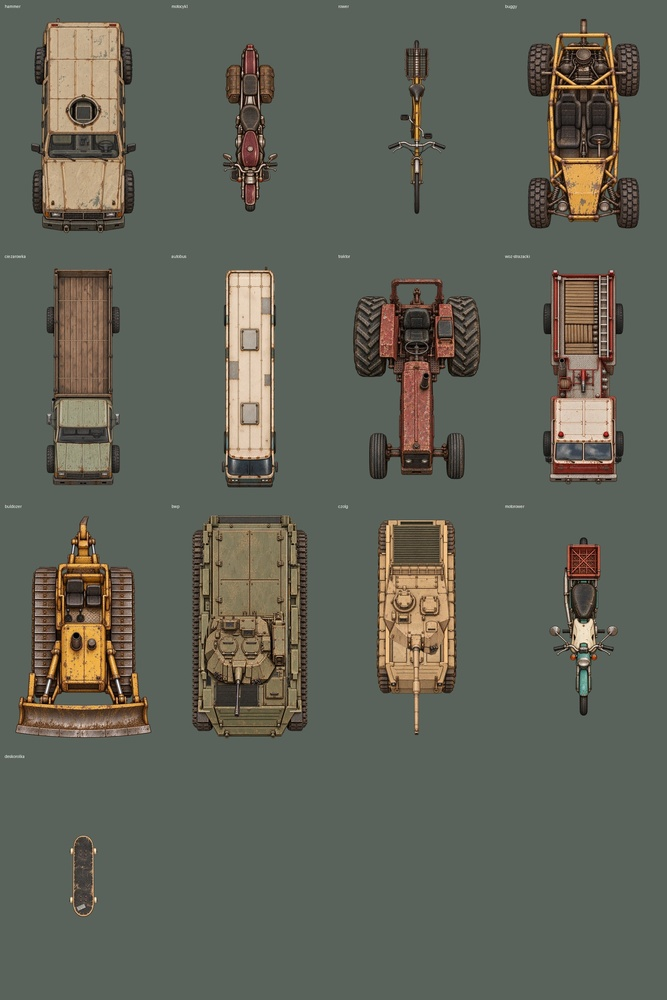
#> input picture dev/art/m4/wraki/source-contact.jpg, 667 x 1000 px, shrunk from 1680 x 2520 before the run
$ python compose_reference_grid.py --output out.png ../../art/m4/wraki/source-contact.jpg
#> lines starting #> are read from the running program, lines starting #| are printed output that depends on the picture; after the words box and inside, x2 and y2 are one past the last pixel; in counts of white or black regions, pixels touching at a corner belong together
"""Compose transparent icon files into an evenly spaced black reference atlas."""
import argparse
import math
from pathlib import Path

from PIL import Image, ImageOps


def main():
    parser = argparse.ArgumentParser(description=__doc__)
    parser.add_argument("--output", required=True, type=Path)
    parser.add_argument("--columns", type=int, default=3)
    parser.add_argument("--rows", type=int)
    parser.add_argument("--cell-size", type=int, default=256)
    parser.add_argument("inputs", nargs="+")
    args = parser.parse_args()
    if args.columns < 1 or args.cell_size < 1:
        raise SystemExit("columns and cell-size must be positive")

    rows = args.rows or math.ceil(len(args.inputs) / args.columns)
    if rows * args.columns < len(args.inputs):
        raise SystemExit("rows times columns must fit every input")
    atlas = Image.new("RGB", (args.columns * args.cell_size, rows * args.cell_size), "black")
#> atlas: PIL image 768x256 RGB; every value is 0
    safe = round(args.cell_size * 0.84)
    for index, source_path in enumerate(map(Path, args.inputs)):
        with Image.open(source_path) as source:
#> source is the input picture: PIL image 667x1000 RGB; mean R, G, B 96.5, 98.6, 87.5
            source = source.convert("RGBA")
#> source: PIL image 667x1000 RGBA
            alpha = source.getchannel("A")
#> alpha: PIL image 667x1000 L; every value is 255
            box = alpha.getbbox()
#> box = (0, 0, 667, 1000)
            if not box:
                raise SystemExit(f"Empty reference icon: {source_path}")
            alpha = ImageOps.contain(alpha.crop(box), (safe, safe), Image.Resampling.LANCZOS)
#> alpha: PIL image 143x215 L; every value is 255
        white = Image.new("RGBA", alpha.size, "white")
#> white: PIL image 143x215 RGBA; every value is 255
        white.putalpha(alpha)
        row, column = divmod(index, args.columns)
        x = column * args.cell_size + (args.cell_size - white.width) // 2
#> x = 56
        y = row * args.cell_size + (args.cell_size - white.height) // 2
#> y = 20
        atlas.paste(white, (x, y), white)
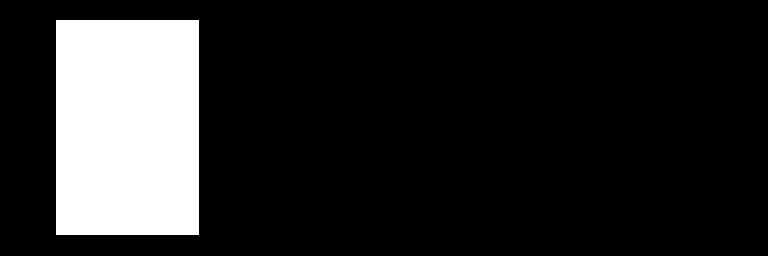
#> atlas: PIL image 768x256 RGB; 15.6% white; 1 white region, box (x1, y1, x2, y2) and area: (56, 20, 199, 235) 30745

    args.output.parent.mkdir(parents=True, exist_ok=True)
    atlas.save(args.output, "PNG", optimize=True)
    print(f"Composed {len(args.inputs)} references into {args.output}")


if __name__ == "__main__":
    main()
